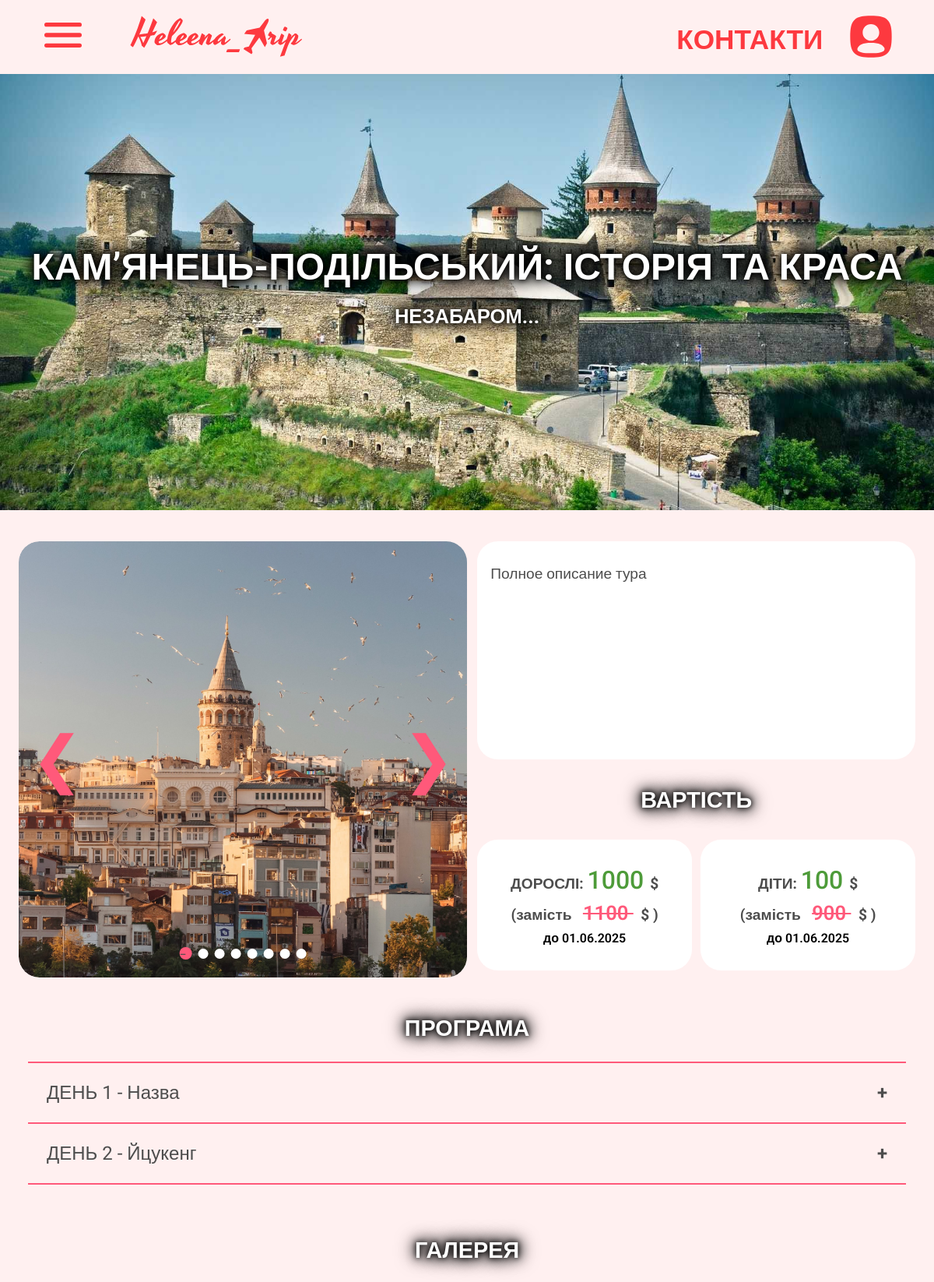
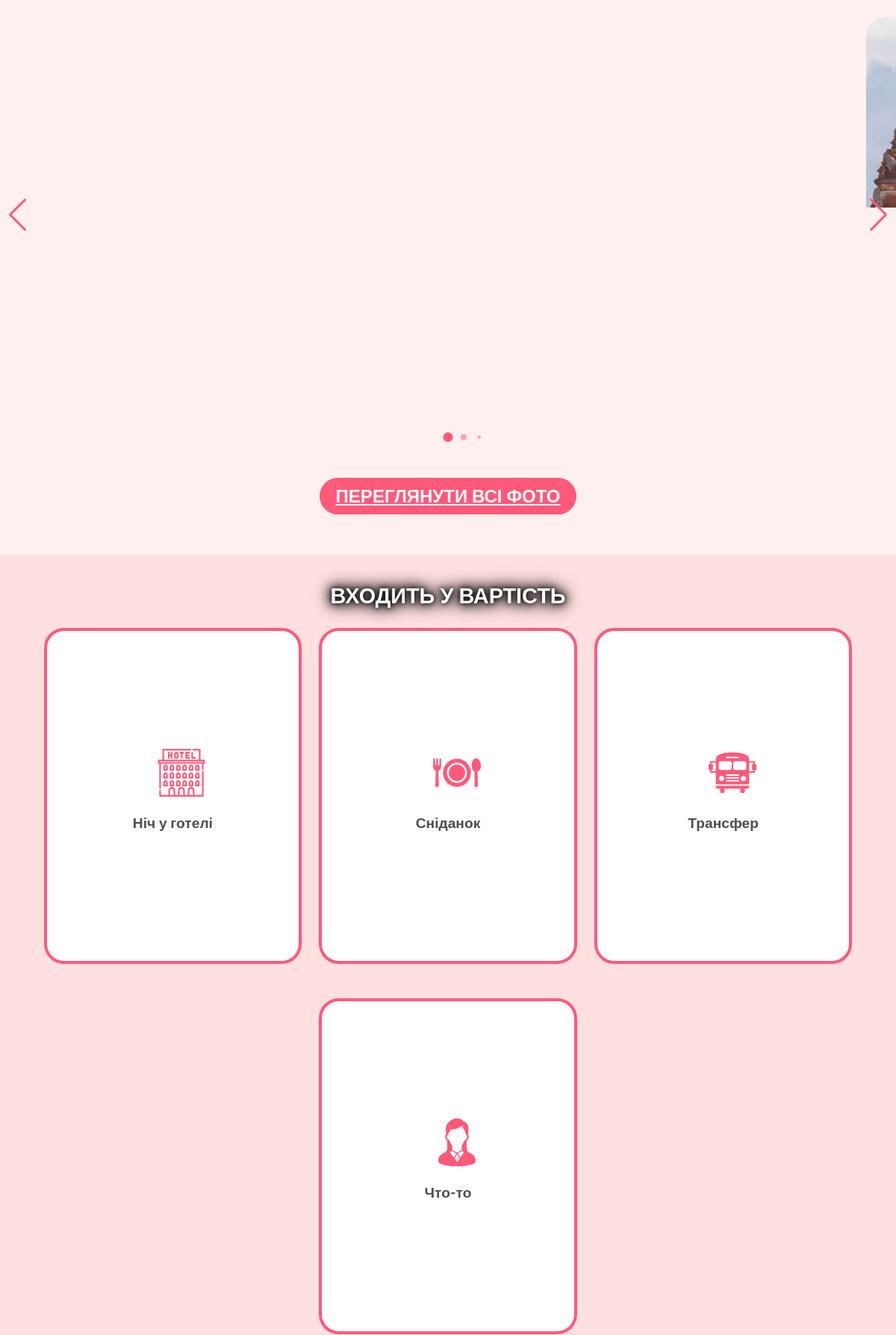
The page /tour/3/ (upper part) on the database its author committed (2 pictures, top to bottom).
### trip/models.py (models this page shows, shortened)
class Tour(models.Model):
    title = models.CharField(null=True, max_length=50, verbose_name="Коротка назва")
    title1 = models.CharField(null=True, max_length=50, verbose_name="Назва 1 строка")
    dateStart = models.DateField(null=True, verbose_name="Дата початку туру")
    dateEnd = models.DateField(null=True, blank=True, verbose_name="Дата закінчення туру")
    seats = models.DecimalField(null=True, default=0, max_digits=9, decimal_places=0, verbose_name="Кількість місць")
    description = models.TextField(max_length=1000, verbose_name="Опис для 2 секції")
    faq = models.ForeignKey('Faq', on_delete=models.PROTECT, null=True, blank=True, verbose_name="Часті питання")
    descriptionPdf = models.FileField(null=True, blank=True, upload_to="pdfs/", verbose_name="Опис у форматі PDF")
    currency = models.ForeignKey('Currency', on_delete=models.PROTECT, null=True, blank=True, verbose_name="Валюта")
    priceAdult = models.CharField(null=True, blank=True, max_length=15, verbose_name="Ціна для дорослих")
    priceChild = models.CharField(null=True, blank=True, max_length=15, verbose_name="Ціна для дітей")
    pricePensioner = models.CharField(null=True, blank=True, max_length=15, verbose_name="Ціна для пільговиків")
    dateBeforeAdult = models.DateField(null=True, blank=True, verbose_name="Дата, до якої діє скидка дорослим")
    dateBeforeChild = models.DateField(null=True, blank=True, verbose_name="Дата, до якої діє скидка дітям")
    priceAdultBefore = models.CharField(null=True, blank=True, max_length=15, verbose_name="Ціна для дорослих зі скидкою")
    priceChildBefore = models.CharField(null=True, blank=True, max_length=15, verbose_name="Ціна для дітей зі скидкою")
    isActive = models.BooleanField(null=True, default=True, verbose_name="Діючий тур")
    isOutside = models.BooleanField(null=True,default=True, verbose_name="Закордонний тур")
    isOneDay = models.BooleanField(null=True,default=False, verbose_name="Поїздка вихідного дня")
    isPartner = models.BooleanField(null=True,default=False, verbose_name="Поїздка від партнерів")
    background1 = models.ImageField(null=True, upload_to="photos/", verbose_name="Фон банера")
    background2 = models.ImageField(null=True, upload_to="photos/", verbose_name="Фон вартості")
    background3 = models.ImageField(null=True, upload_to="photos/", verbose_name="Фон інших турів")
    class Meta:
        ordering = [
            Case(
                When(dateStart=None, then=Value(1)),
                When(dateStart__lt=date.today(), then=Value(2)),
                default=Value(0),
                output_field=models.IntegerField()
            ),
            'dateStart',
        ]

class ImageForDescription(models.Model):
    tour = models.ForeignKey('Tour', on_delete=models.CASCADE, null=True, verbose_name="Тур", related_name="descriptionImages")
    image = models.ImageField(null=True, upload_to='photos/description', verbose_name="Зображення дня")

class Day(models.Model):
    tour = models.ForeignKey('Tour', on_delete=models.CASCADE, null=True, verbose_name="Тур", related_name="days")
    number = models.CharField(null=True, max_length=7, verbose_name="Номер дня (днів)")
    title = models.CharField(null=True, blank=True, max_length=150, verbose_name="Назва дня")
    description = models.TextField(null=True, max_length=1500, verbose_name="Опис дня")
    class Meta:
        ordering = ['number']

class ImageForGalery(models.Model):
    tour = models.ForeignKey('Tour', on_delete=models.CASCADE, null=True, verbose_name="Тур", related_name="galeryImages")
    image = models.ImageField(null=True, upload_to='photos/galery', verbose_name="Зображення дня")

class Inclusive(models.Model):
    tour = models.ForeignKey('Tour', on_delete=models.CASCADE, null=True, verbose_name="Тур")
    title = models.CharField(null=True, max_length=50, verbose_name="Що включено у вартість")
    description = models.TextField(null=True, max_length=1000, verbose_name="Подробний опис")
    icon = models.ForeignKey('Icon', on_delete=models.PROTECT, null=True, blank=True, verbose_name="Іконка")

class Icon(models.Model):
    title = models.CharField(null=True, max_length=50, verbose_name="Опис зображення")
    icon = models.FileField(null=True, upload_to='photos/icons', verbose_name="Іконка")
    class Meta:
        ordering = ['title']

### trip/views.py (the view)
# urls.py: path('tour/<int:tour_id>/', tour, name='tour'),
def tour(request, tour_id):
    clients = Client.objects.all()
    tour = get_object_or_404(Tour, id=tour_id)
    pagetitle = str(tour.title1) + " | Авторська подорож | на " + str(tour.dateEnd) + "рік"
    images = ImageForDescription.objects.filter(tour=tour)
    days = Day.objects.filter(tour=tour)
    cards = Inclusive.objects.filter(tour=tour)
    reviews = Review.objects.filter(tour=tour)[0:4]
    not_cards = NotInclusive.objects.filter(tour=tour)
    faqs = FaqTour.objects.filter(tour=tour)
    ifDateAdult = tour.dateBeforeAdult > today if tour.dateBeforeAdult else False
    ifDateChild = tour.dateBeforeChild > today if tour.dateBeforeChild else False
    if tour.priceAdult:
        priceAdult = int(tour.priceAdultBefore if ifDateAdult else tour.priceAdult)
    else:
        priceAdult = 0
    if tour.priceChild:
        priceChild = int(tour.priceChildBefore if ifDateChild else tour.priceChild)
    else:
        priceChild = 0
    upcoming_tours = [i for i in Tour.objects.all() if (i.isActive == True and i.pk != tour.pk and i.dateStart != None and i.dateStart > today)][0:3]
    if request.method == 'POST':
        form1 = ReviewForm(request.POST)
        form2 = ClientForm(request.POST)
        if form1.is_valid():
            review = Review.objects.create(**form1.cleaned_data)
            review.tour = tour
            review.save()
            return redirect('tour', tour.pk)
        if form2.is_valid():
            client = Client.objects.create(**form2.cleaned_data)
            client.tour = tour
            client.date = tour.dateStart
            client.value = ((client.amount - client.children) * priceAdult + client.children * priceChild) if priceChild > 0 else (client.amount * priceAdult)
            client.save()
            content = f"Клієнт: {form2.cleaned_data['name']} \n \
                        Телефон: {form2.cleaned_data['phone']} \n \
                        Забронював тур: {tour.title1}"
            send_mail('Новий клієнт', content, 'heleena_trip@ukr.net', ['alexoseu@ukr.net'], fail_silently=False)
            return redirect('thank_you_tour', tour.pk)
    else:
        form1 = ReviewForm()
        form2 = ClientForm()
    return render(request, 'trip/tour.html',
                  {'tour': tour, 'days': days, 'cards': cards, 'not_cards': not_cards, 'images': images,
                   'upcoming_tours': upcoming_tours, 'reviews': reviews, 'form1': form1, 'form2': form2,
                   'faqs': faqs, 'ifDateAdult': ifDateAdult, 'ifDateChild': ifDateChild, 'today': today,
                   'pagetitle': pagetitle})

### trip/context_processors.py (called while the page is built)
def global_contacts(request):
    try:
        contacts = MyContacts.objects.first()
    except MyContacts.DoesNotExist:
        contacts = None
    return {'contacts': contacts}

### trip/models.py (called while the page is built)
    def __str__(self):
        return (str(self.communication))

    def __str__(self):
        return (str(self.percent) + '%')

### trip/templates/trip/tour.html (shortened to what this page needs)
{% extends 'base.html' %}
{% load static %}
{% block main %}
    <div class="banner" style="background: url({{ tour.background1.url }}) center / cover no-repeat;">
        <h1>{{ tour.title1 }} </h1>
        {% if tour.dateStart > today %}
        <h3>{{ tour.dateStart|date:"d E" }} {% if tour.isOneDay %} {% else %} - {{ tour.dateEnd|date:"d E" }} {% endif %}</h3>
        {% else %}
        <h3>НЕЗАБАРОМ...</h3>
        {% endif %}
    </div>
    <main>
        <section class="shedule">
            <div class="shedule__wrapper">
                <div class="shedule__photo">
                    {% for image in images %}
                        <div class="shedule__myslide">
                            <img src="{{image.image.url}}" alt="{{image.tour.title1}}">
                        </div>
                    {% endfor %}
                    <a class="prev" onclick="plusSlides(-1)">&#10094;</a>
                    <a class="next" onclick="plusSlides(1)">&#10095;</a>
                    <div class="dots">
                        {% for image in images %}
                            <span class="dot" onclick="currentSlide({{ forloop.counter }})"></span>
                        {% endfor %}
                    </div>
                </div>
                <div class="shedule__text">
                    <div class="shedule__upper">
                        <p>{{ tour.description|safe }}</p>
                    </div>
                    <h2>ВАРТІСТЬ</h2>
                    {% if tour.priceChild %}
                    <div class="shedule__lower">
                        <div class="shedule__card width50">
                            {% if ifDateAdult %}
                            <h3>
                                ДОРОСЛІ:
                                <span class="shedule__price">
                                    {{ tour.priceAdultBefore }}
                                </span>
                                {% include 'includes/_price.html' %}
                            </h3>
                            {% endif %}
                            {% if ifDateAdult %}
                            <h3>
                                (замість &nbsp;
                                <span class="shedule__crossout">
                                    {{ tour.priceAdult }}
                                </span> &nbsp;
                                {% include 'includes/_price.html' %} )
                            </h3>
                            {% endif %}
                            {% if ifDateAdult %} <div class="shedule__date">до {{ tour.dateBeforeAdult|date:"d.m.Y" }} </div> {% endif %}
                        </div>
                        <div class="shedule__card width50">
                            {% if ifDateChild %}
                            <h3>
                                ДІТИ:
                                <span class="shedule__price">
                                    {{ tour.priceChildBefore }}
                                </span>
                                {% include 'includes/_price.html' %}
                            </h3>
                            {% endif %}
                            {% if ifDateChild %}
                            <h3>
                                (замість &nbsp;
                                <span class="shedule__crossout">
                                    {{ tour.priceChild }}
                                </span> &nbsp;
                                {% include 'includes/_price.html' %})
                            </h3>
                            {% endif %}
                            {% if ifDateChild %} <div class="shedule__date">до {{ tour.dateBeforeChild|date:"d.m.Y" }} </div> {% endif %}
                        </div>
                    {% endif %}
                    </div>
                </div>
            </div>
        </section>
        {% if days.0 %}
        <div class="part">
            <h2>ПРОГРАМА</h2>
            {% if tour.isOneDay%}
                <p>{{days.0.description|safe}}</p>
            {% else %}
            {% for day in days %}
                <div class="accordion__wrapper">
                    <button class="accordion">ДЕНЬ {{day.number}} - {{day.title}}</button>
                </div>
            {% endfor %}
            {% endif %}
        </div>
        {% endif %}
        {% if tour.galeryImages.all %}
            <div>
                <h2>ГАЛЕРЕЯ</h2>
                <div class="gallery">
                    <div class="container swiper">
                        <div class="card-wrapper">
                            <ul class="card-list swiper-wrapper">
                                {% for image in tour.galeryImages.all %}
                                    <li class="card-item swiper-slide">
                                        <a href="{% url 'tour_galery' tour.pk %}" class="card-link">
                                            <img src="{{image.image.url}}" alt="{{tour.title1}}" class="card-image">
                                        </a>
                                    </li>
                                {% endfor %}
                            </ul>
                            <div class="swiper-pagination"></div>
                            <div class="swiper-slide-button swiper-button-prev"></div>
                            <div class="swiper-slide-button swiper-button-next"></div>
                        </div>
                    </div>
                </div>
                <div class="section-buttons">
                    <a href="{% url 'tour_galery' tour.pk %}" class="button">ПЕРЕГЛЯНУТИ ВСІ ФОТО</a>
                </div>
            </div>
        {% endif %}
        {% if cards %}
        <div class="background2">
            <br><br>
            <h2>ВХОДИТЬ У ВАРТІСТЬ</h2>
            <section class="section">
                {% for card in cards %}
                    <div class="inclusive">
                        <img src="{{card.icon.icon.url}}" alt="{{card.icon.title}}">
                        <h3>{{card.title}}</h3>
                    </div>
                {% endfor %}
            </section>
        </div>
        {% endif %}
        <br><br>
    </main>
{% endblock %}

### rows shown on the page
Tour: background1 (picture), title1 "КАМ’ЯНЕЦЬ-ПОДІЛЬСЬКИЙ: ІСТОРІЯ ТА КРАСА", description "Полное описание тура", priceAdultBefore "1000", priceAdult "1100", dateBeforeAdult "01.06.2025", priceChildBefore "100", priceChild "900", dateBeforeChild "01.06.2025"
ImageForDescription: image (picture)
Day: number "1", title "Назва"
Day: number "2", title "Йцукенг"
ImageForGalery: image (picture)
ImageForGalery: image (picture)
ImageForGalery: image (picture)
ImageForGalery: image (picture)
Inclusive: icon.icon (picture), title "Ніч у готелі"
Inclusive: icon.icon (picture), title "Сніданок"
Inclusive: icon.icon (picture), title "Трансфер"
Inclusive: icon.icon (picture), title "Что-то"
